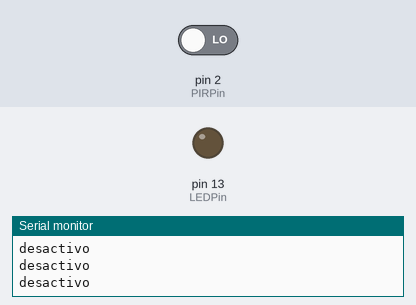
This sketch was run on a simulated Arduino Uno, built with avr-gcc and run on an emulated ATmega328P. Shown: output pins drawn as LEDs (lit = HIGH), the last lines printed to the serial monitor. The inputs (shaded band) are chosen by the test bench; at power-on: pin 2 (PIRPin) LOW.

Above: at 2.8 s.
2.9 s: pin 2 (PIRPin) driven HIGH
At 3.8 s:
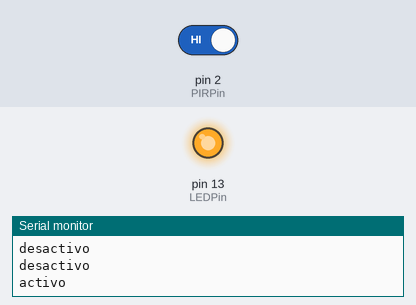
4.5 s: pin 2 (PIRPin) driven LOW
At 5.3 s:
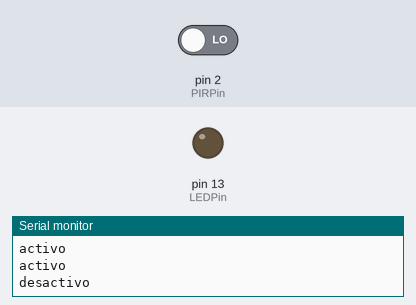
Timing chart, 0 to 7.5 s (numbered marks = the images above; inputs shaded):
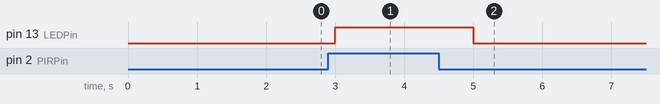

Measured:
- after the input at 2.9 s, pin 13 (LEDPin): LOW → HIGH after 0.10 s
- after the input at 4.5 s, pin 13 (LEDPin): HIGH → LOW after 0.50 s

The sketch:

2.movimiento.ino
```cpp
const int LEDPin= 13; // Pin de diodo LED incorporado
const int PIRPin= 2; // Pin de entrada

void setup(){
pinMode(LEDPin, OUTPUT); // Configuramos el pin como salida
pinMode(PIRPin, INPUT); // Configuramos el pin como entrada
Serial.begin(9600);
}

void loop(){
int value= digitalRead(PIRPin); // Leemos el pin
if (value == HIGH) { // Si es un valor alto:
digitalWrite(LEDPin, HIGH); // Encendemos el LED
Serial.println("activo");
delay(1000);
} else { // Si es un valor bajo:
digitalWrite(LEDPin, LOW); // Apagamos el LED
Serial.println("desactivo");
delay(1000);
}
}
```
